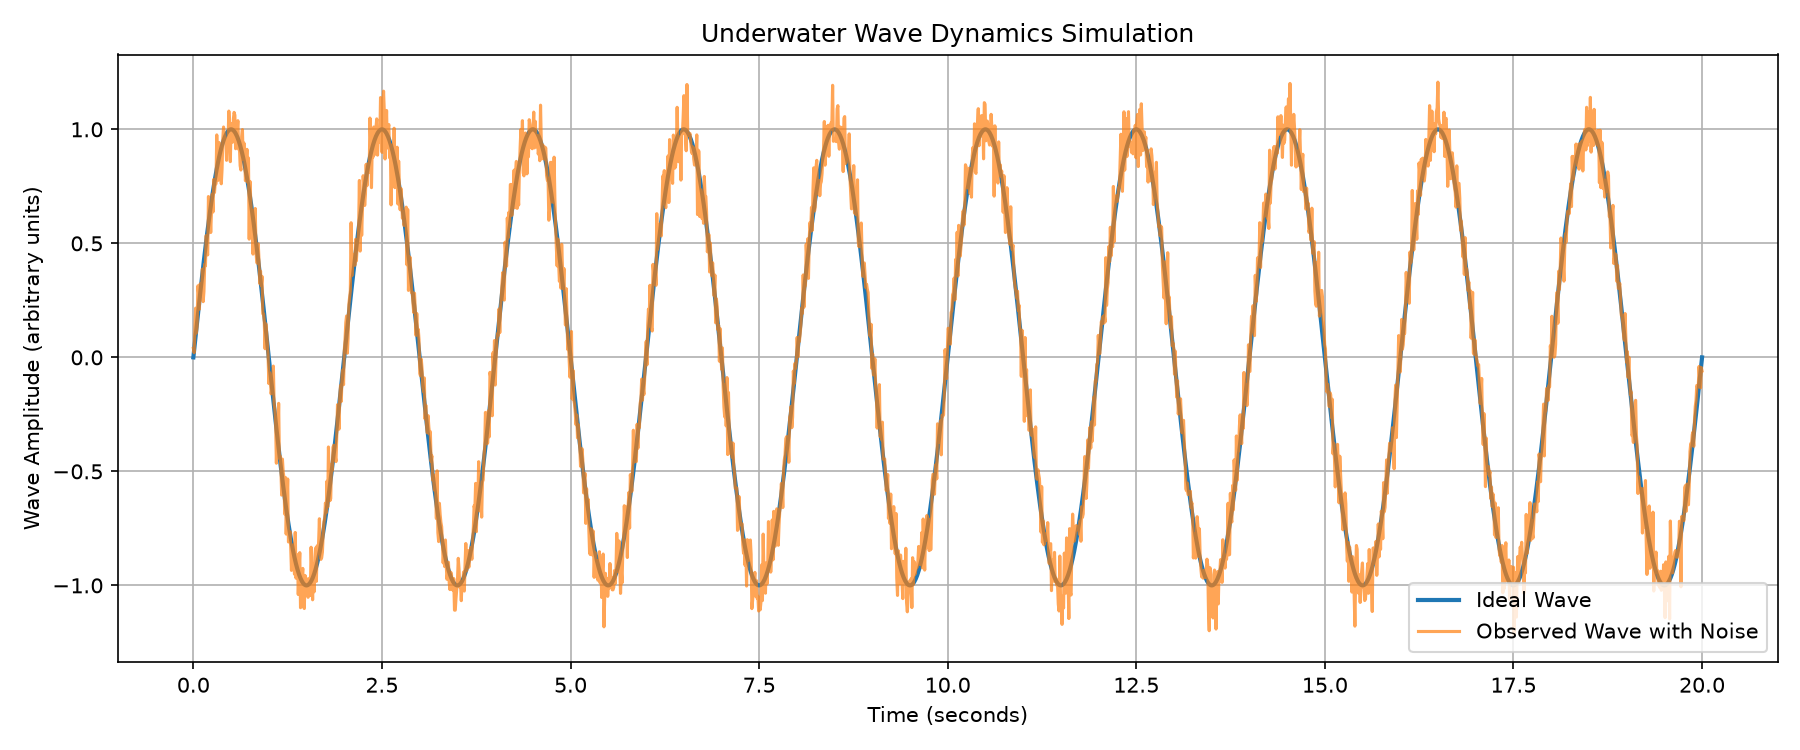

Here is the Python script that generated this plot:
import numpy as np
import pandas as pd
import matplotlib.pyplot as plt

# ==========================================
# UNDERWATER WAVE DYNAMICS SIMULATION
# ==========================================

print("=" * 50)
print("UNDERWATER WAVE DYNAMICS SIMULATION")
print("=" * 50)

# Simulation settings
sampling_rate = 100
duration = 20

# Time values
time = np.linspace(
    0,
    duration,
    sampling_rate * duration
)

# Wave parameters
amplitude = 1.0
frequency = 0.5
phase = 0.0

# Simulated underwater wave signal
wave = amplitude * np.sin(
    2 * np.pi * frequency * time + phase
)

# Add small random disturbances
np.random.seed(42)

noise = np.random.normal(
    loc=0,
    scale=0.08,
    size=len(time)
)

observed_wave = wave + noise

# Save the simulation dataset
dataset = pd.DataFrame({
    "time": time,
    "ideal_wave": wave,
    "observed_wave": observed_wave
})

dataset.to_csv(
    "underwater_wave_dataset.csv",
    index=False
)

# Display basic information
print("\nSimulation completed successfully!")
print("Total observations:", len(dataset))
print("Dataset saved: underwater_wave_dataset.csv")

print("\nFirst five observations:")
print(dataset.head())

# Plot the simulated waves
plt.figure(figsize=(12, 5))

plt.plot(
    time,
    wave,
    label="Ideal Wave",
    linewidth=2
)

plt.plot(
    time,
    observed_wave,
    label="Observed Wave with Noise",
    alpha=0.7
)

plt.title("Underwater Wave Dynamics Simulation")
plt.xlabel("Time (seconds)")
plt.ylabel("Wave Amplitude (arbitrary units)")
plt.legend()
plt.grid(True)

plt.tight_layout()
plt.savefig("wave_simulation.png", dpi=150)

print("\nGraph saved: wave_simulation.png")

plt.show()
